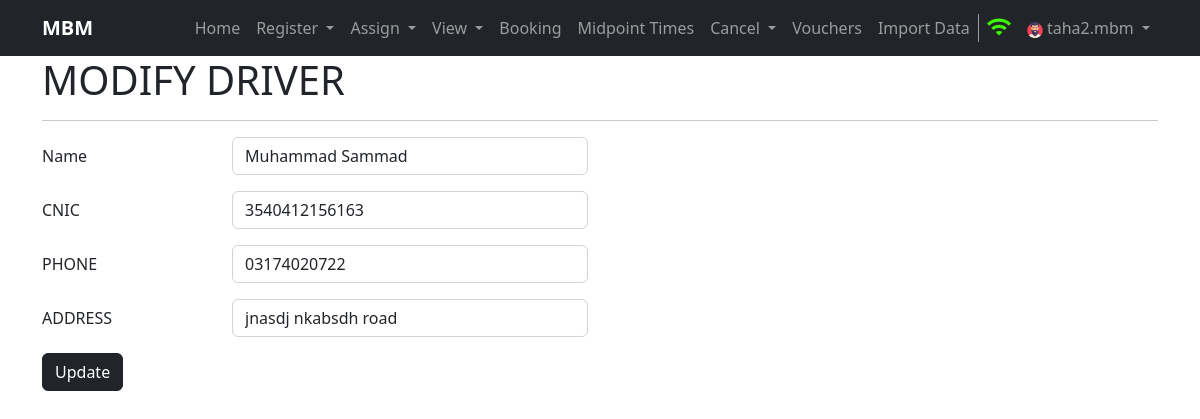
The page /modifydriver/2 (signed in) on the database its author committed.
### home/models.py (models this page shows, shortened)
class Driver(models.Model):
    name = models.CharField(max_length=100)
    dob = models.DateField()
    cnic = models.CharField(max_length=13, unique=True)
    phone = models.CharField(max_length=13, unique=True)
    address = models.CharField(max_length=150)
    created = models.DateTimeField(auto_now_add=True, editable=False, null=False, blank=False)
    last_modified = models.DateTimeField(auto_now_add=True, editable=False, null=False, blank=False)
    class Meta:
        verbose_name_plural = 'Driver'

### home/views.py (the view, shortened to what this page needs)
# urls.py: path('modifydriver/<int:driver_id>', views.modifydriver, name='modifydriver'),
def modifydriver(request, driver_id):
    if request.user.is_anonymous:
        return redirect('/login')
    driver = None
    try:
        driver = Driver.objects.get(id=driver_id)
    except Exception as e:
        messages.warning(request, e)
    return render(request, 'modifydriver.html', {'driver': driver})

### templates/modifydriver.html (shortened to what this page needs)
{% extends 'base.html' %}
{% block username %}{{ request.user.username }}{% endblock username %}
{%block body%}
<div class="container">
    <h1>MODIFY DRIVER</h1>
    <hr>
</div>
<div class="container my-3">
    <form method="post" name="register" action="">
        <div class="mb-3 row">
            <label for="inputName" class="col-sm-2 col-form-label">Name</label>
            <div class="col-sm-4">
              <input type="text" class="form-control" id="inputName" name="inputName" minlength="3" maxlength="50" value="{{driver.name}}" required>
            </div>
          </div>
          <div class="mb-3 row">
            <label for="inputCnic" class="col-sm-2 col-form-label">CNIC</label>
            <div class="col-sm-4">
              <input type="number" class="form-control" id="inputCnic" name="inputCnic" minlength="13" value="{{driver.cnic}}" maxlength="13" required>
            </div>
          </div>
          <div class="mb-3 row">
            <label for="inputPhone" class="col-sm-2 col-form-label">PHONE</label>
            <div class="col-sm-4">
              <input type="number" class="form-control" id="inputPhone" name="inputPhone" value="{{driver.phone}}" minlength="11" maxlength="13" required>
            </div>
          </div>
          <div class="mb-3 row">
            <label for="inputAddress" class="col-sm-2 col-form-label">ADDRESS</label>
            <div class="col-sm-4">
              <input type="text" class="form-control" id="inputAddress" name="inputAddress"  value="{{driver.address}}" minlength="10" maxlength="100" required>
            </div>
          </div>
          <button type="submit" class="btn btn-dark btn-md">Update</button>
    </form>
</div>
{%endblock body%}

### rows shown on the page
Driver: inputName "Muhammad Sammad", inputCnic "3540412156163", inputPhone "03174020722", inputAddress "jnasdj nkabsdh road"

### other values the page prints
{{ request.user.username }} "taha2.mbm"
